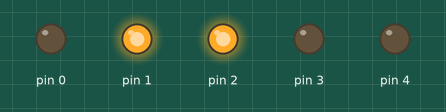
Recording of a sketch running on a simulated Arduino Uno, built with avr-gcc and run on an emulated ATmega328P. Parts: output pins drawn as LEDs (lit = HIGH).

Above: at 0.05 s.
At 1.32 s:
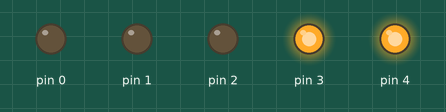
At 1.82 s:
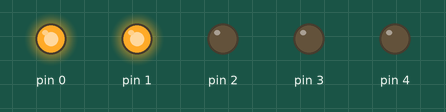
At 2.82 s:
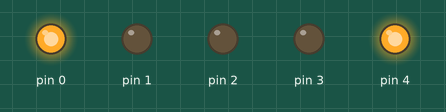
At 5.52 s:
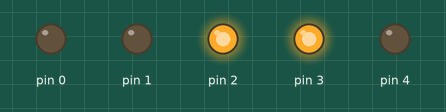
Timing chart, 0 to 5.8 s (numbered marks = the images above):
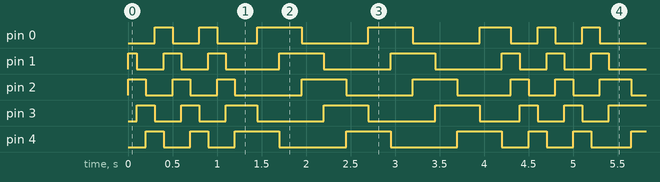

Measured:
- by itself, pin 0, pin 2: moves between LOW and HIGH, repeating every 4.5 s
- by itself, pin 1: moves between LOW and HIGH, repeating every 4.3 s
- by itself, pin 3, pin 4: moves between LOW and HIGH, repeating every 4.4 s

The sketch:

MothersDayFlasher.ino
```cpp
void setup(){
  for (int i=0;i<5;i++)
    pinMode(i,OUTPUT);
}
int c=0;
void loop(){
  int pin = c % 5;
  int mydelay = c % 24 < 12 ? 100 : 250;
  digitalWrite(pin,0);
  c++;
  pin = c % 5;
  digitalWrite(pin,1);
  digitalWrite((c+1)%5,1);
  delay(mydelay);
}
```
